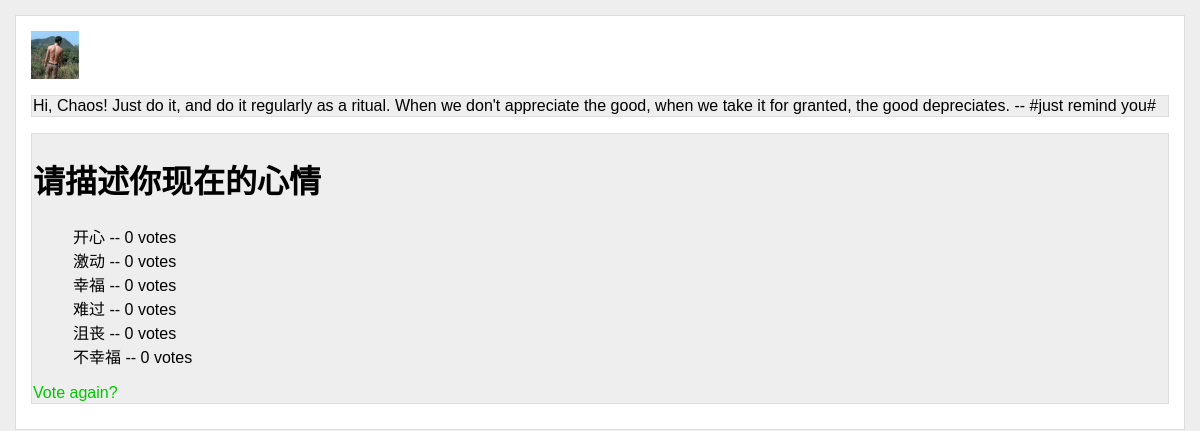
The app's page /polls/1/results/, older data.
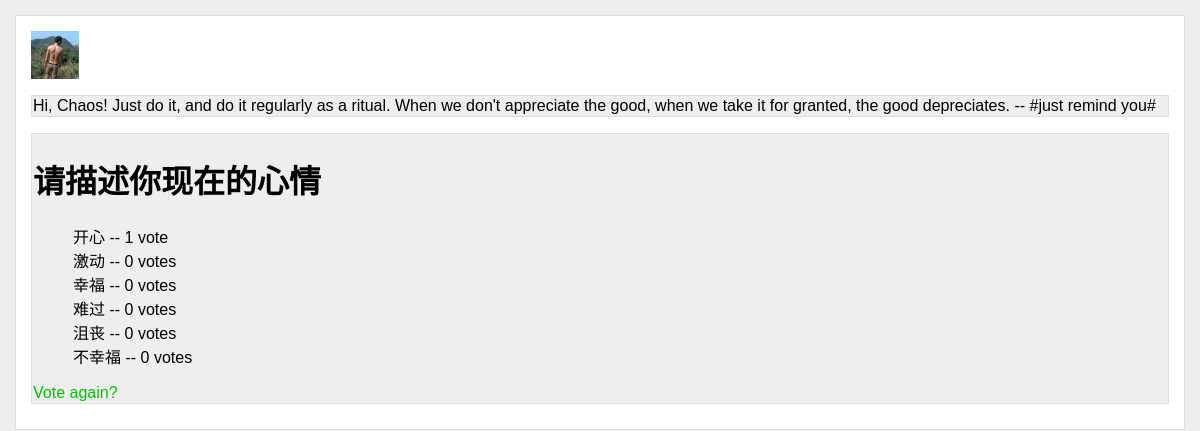
The same page, newer data.
### polls/models.py (models this page shows, shortened)
@python_2_unicode_compatible
class Choice(models.Model):
    question = models.ForeignKey(Question)
    choice_text = models.CharField('选项', max_length=200)
    votes = models.IntegerField('票数', default=0)

### polls/views.py (the view)
# urls.py: url(r'^(?P<pk>[0-9]+)/results/$', views.ResultsView.as_view(), name='results'),
class ResultsView(generic.DetailView):
    model = Question
    template_name = 'polls/results.html'

### polls/templates/polls/results.html
{% extends 'polls/base.html' %}
{% block content %}
<div class="detail">
<h1>{{ question.question_text }}</h1>
<ul>
{% for choice in question.choice_set.all %}
    <li>{{ choice.choice_text }} -- {{ choice.votes }} vote{{ choice.votes|pluralize }}</li>
{% endfor %}
</ul>
<a href="{% url 'polls:detail' question.id %}">Vote again?</a>
</div>
{% endblock %}

Row changes from the older to the newer data that the page shows:
changed Choice "开心": votes "0" → "1"
